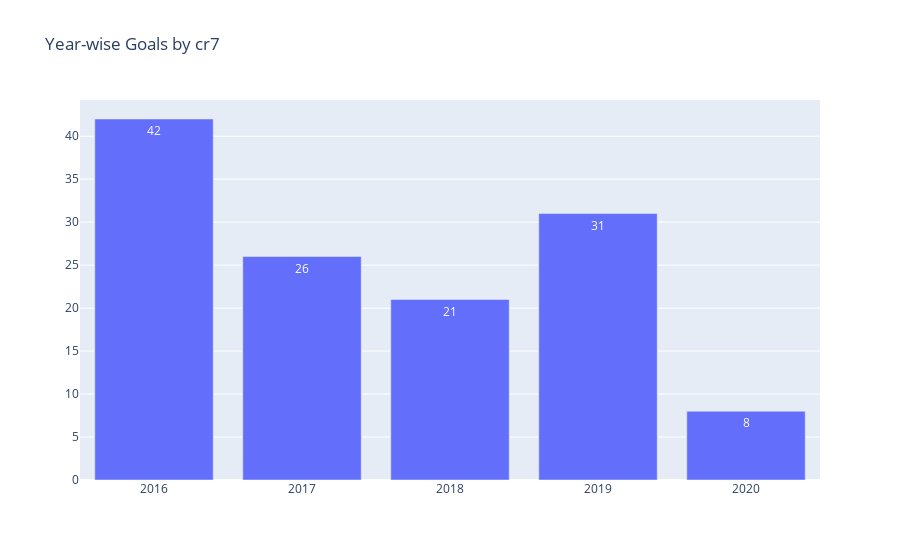

Notebook cell for this chart:
### Code cell
x = cr7['Year']
y = cr7['Goals']

fig = go.Figure(data=[go.Bar(x=x, y=y, text=y, textposition='auto')])

fig.update_layout(title='Year-wise Goals by cr7')

iplot(fig)

### Figure 1 — Plotly figure (JSON) as saved in the notebook; plotly's stock layout.template omitted (floating-point values rounded to 4 significant figures)
{"data": [{"text": [42.0, 26.0, 21.0, 31.0, 8.0], "textposition": "auto", "type": "bar", "x": [2016, 2017, 2018, 2019, 2020], "y": [42, 26, 21, 31, 8]}], "layout": {"title": {"text": "Year-wise Goals by cr7"}}}
